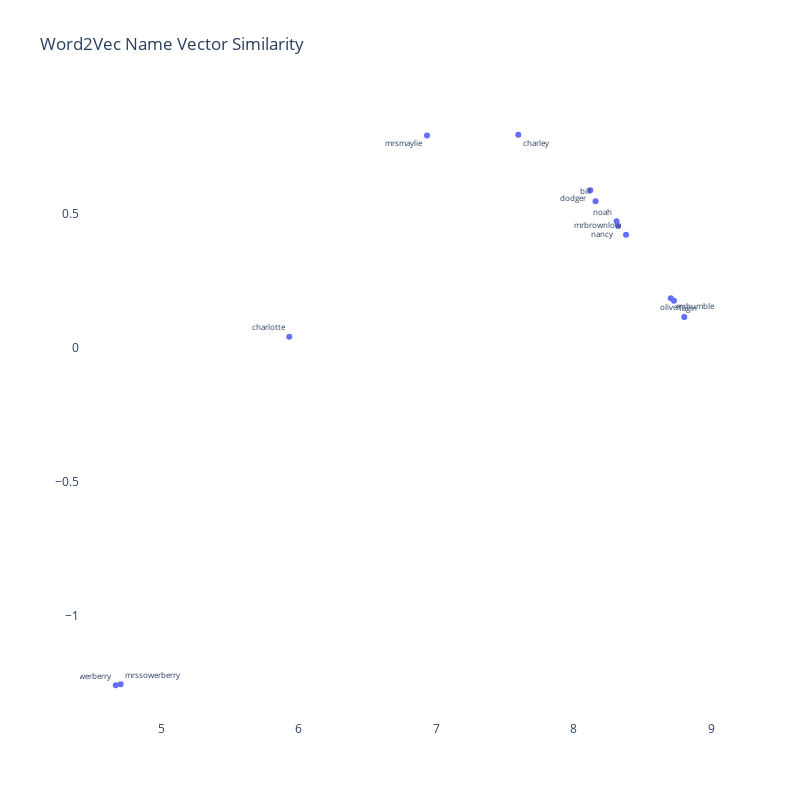

Notebook code for this chart:
### Code cell
character_list = ['oliver',
                  'fagin',
                  'nancy',
                  'bill',
                  'dodger',
                  'mrbrownlow',
                  'mrbumble',
                  'charley',
                  'dodger',
                  'mrsowerberry',
                  'mrssowerberry',
                  'mrsmaylie',
                  'noah',
                  'charlotte',
                  'monks']

character_list = [x.lower() for x in character_list]

df = w2v_df[w2v_df['label'].isin(character_list)]


text_pos = [x for x in np.random.choice(['top left', 
                                         'bottom left',
                                         'top right',
                                         'bottom right'], 
                                          len(df),
                                          p=[.2,.3,.3,.2])]


trace = go.Scatter(x=df['x'],
                   y=df['y'],
                   mode='markers+text', 
                   textposition=text_pos,
                   text=df['label'],
                   textfont=dict(size=8),
                   hoverinfo='text')



fig = go.Figure([trace])

fig.update_layout(go.Layout(
    title='Word2Vec Name Vector Similarity',
    ),
    hovermode='closest',
    plot_bgcolor='white',
    paper_bgcolor='white',
    width=800,
    height=800
)

### Figure 1 — Plotly figure (JSON) as saved in the notebook; plotly's stock layout.template omitted (floating-point values rounded to 4 significant figures)
{"data": [{"hoverinfo": "text", "mode": "markers+text", "text": ["oliver", "mrbumble", "bill", "mrsowerberry", "mrssowerberry", "charlotte", "noah", "dodger", "fagin", "charley", "nancy", "mrbrownlow", "mrsmaylie"], "textfont": {"size": 8}, "textposition": ["top left", "bottom right", "top left", "top left", "top right", "top left", "top left", "bottom left", "bottom right", "bottom right", "bottom left", "top left", "bottom left"], "type": "scatter", "x": [8.804, 8.706, 8.159, 4.667, 4.703, 5.93, 8.312, 8.12, 8.729, 7.596, 8.323, 8.38, 6.932], "y": [0.1144, 0.1847, 0.5473, -1.26, -1.256, 0.04066, 0.4722, 0.5876, 0.1757, 0.7951, 0.4547, 0.4221, 0.7927]}], "layout": {"height": 800, "hovermode": "closest", "paper_bgcolor": "white", "plot_bgcolor": "white", "title": {"text": "Word2Vec Name Vector Similarity"}, "width": 800}}
